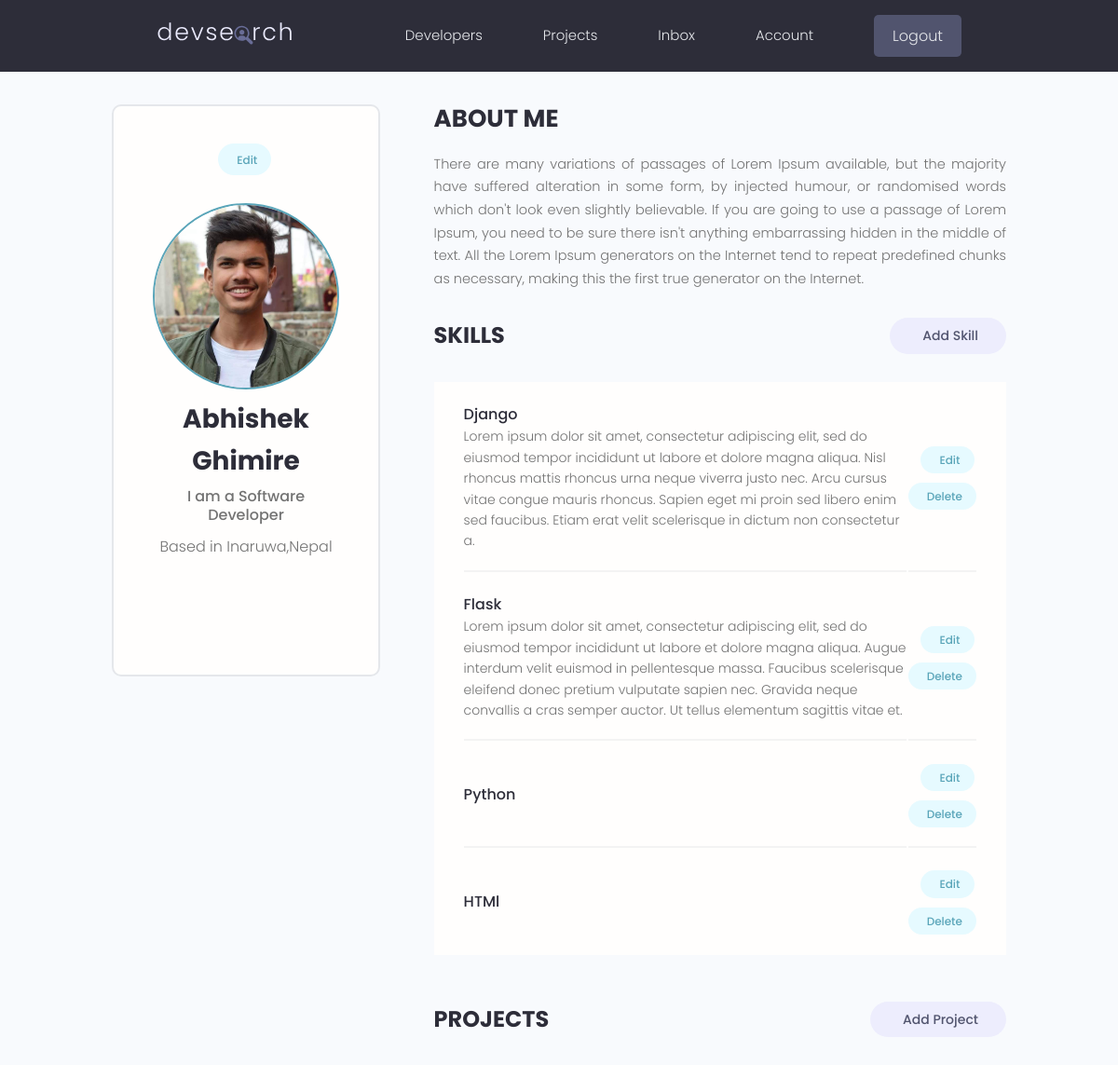
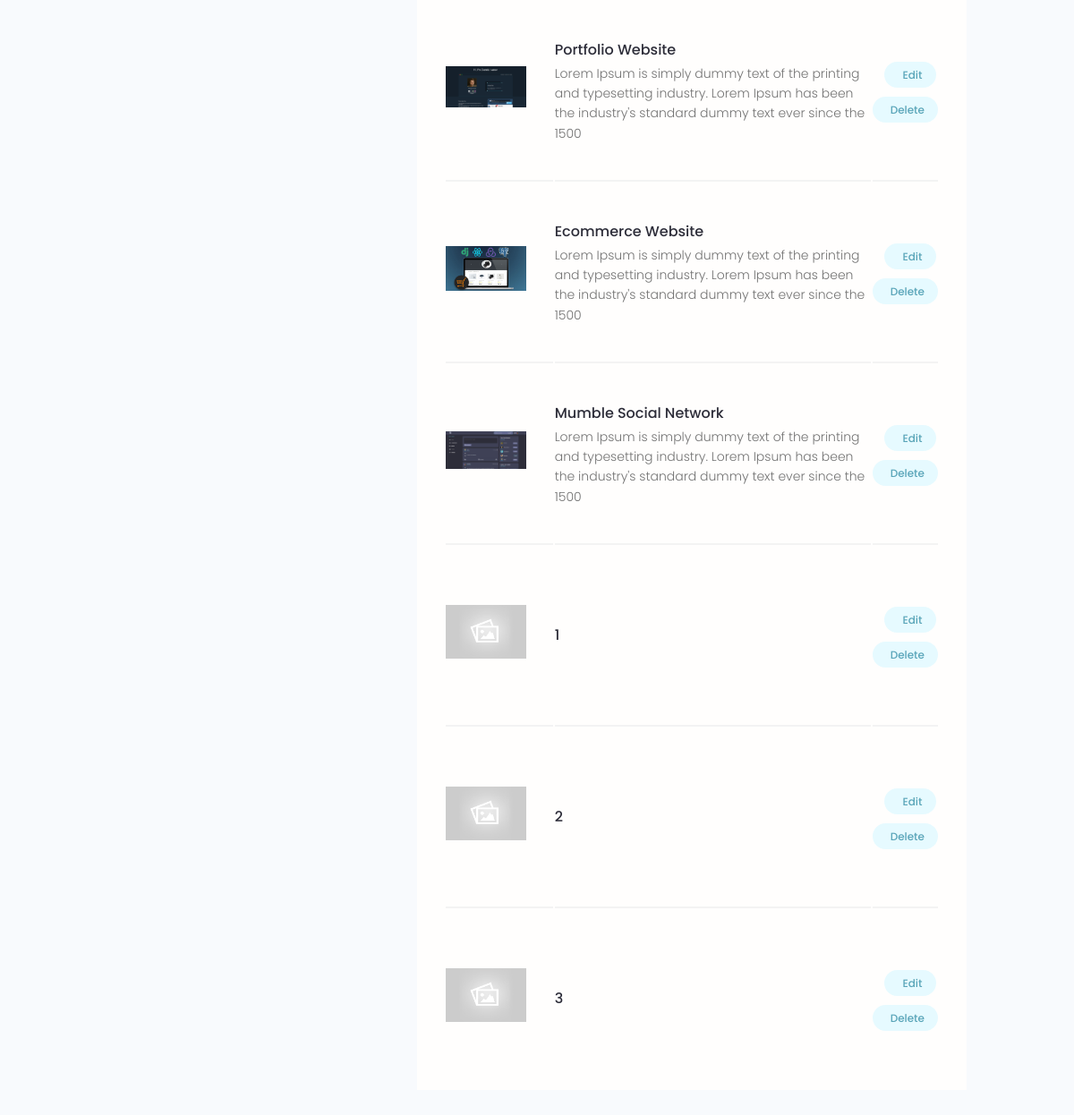
The app's page /account/ (signed in) with its own data (2 pictures, top to bottom).
### users/models.py (models this page shows, shortened)
class Profile(models.Model):
    user = models.OneToOneField(User,on_delete=models.CASCADE,null=True,blank=True)
    name = models.CharField(max_length=200,null=True,blank=True)
    username = models.CharField(max_length=200,null=True,blank=True)
    email = models.EmailField(max_length=200,null=True,blank=True)
    short_intro = models.CharField(max_length=200,null=True,blank=True)
    location = models.CharField(max_length=200,null=True,blank=True)
    bio = models.TextField(null=True,blank=True)
    profile_image = models.ImageField(null=True,blank=True,upload_to='profiles/',default="profiles/user-default.png")
    social_github = models.CharField(max_length=500,null=True,blank=True)
    social_twitter = models.CharField(max_length=500,null=True,blank=True)
    social_website = models.CharField(max_length=500,null=True,blank=True)
    social_linkedin = models.CharField(max_length=500,null=True,blank=True)
    social_facebook = models.CharField(max_length=500,null=True,blank=True)
    created = models.DateTimeField(auto_now_add=True)
    id = models.UUIDField(default=uuid.uuid4,unique=True,primary_key=True,editable=False)
    @property
    def imageURL(self):
        try:
            url = self.profile_image.url
        except:
            url = ""
        return url
    class Meta:
        ordering = ['created']

class Skill(models.Model):
    owner = models.ForeignKey(Profile,null=True,blank=True,on_delete=models.CASCADE)
    name = models.CharField(max_length=200,null=True,blank=True)
    description = models.TextField(null=True,blank=True)
    created = models.DateTimeField(auto_now_add=True)
    id = models.UUIDField(default=uuid.uuid4,primary_key=True,editable=False,unique=True)

### projects/models.py (models this page shows, shortened)
class Project(models.Model):
    owner = models.ForeignKey(Profile,null=True,blank=True,on_delete=models.CASCADE)
    title = models.CharField(max_length=200)
    description = models.TextField(null=True,blank=True)
    featured_image = models.ImageField(null=True,blank=True,default="default.jpg")
    demo_link = models.CharField(max_length=2000,null=True,blank=True)
    source_link = models.CharField(max_length=2000,null=True,blank=True)
    tags = models.ManyToManyField('Tag',blank=True)
    vote_total = models.IntegerField(default=0,null=True,blank=True)
    vote_ratio = models.IntegerField(default=0,null=True,blank=True)
    created = models.DateTimeField(auto_now_add=True)
    id = models.UUIDField(default=uuid.uuid4,unique=True,primary_key=True,editable=False)
    @property
    def imageURL(self):
        try:
            url = self.featured_image.url
        except:
            url= ""
        return url
    class Meta:
        ordering = ['-vote_ratio','-vote_total','title']

### users/views.py (the view)
# urls.py: path('account/',views.userAccount,name="account"),
@login_required(login_url='login')
def userAccount(request):
    profile = request.user.profile
    skills = profile.skill_set.all()
    projects = profile.project_set.all()
    context = {'profile':profile,'skills':skills,'projects':projects}
    return render(request,'users/account.html',context)

### users/templates/users/account.html (shortened to what this page needs)
{% extends 'main.html' %}
{% block content %}
<main class="settingsPage profile my-md">
  <div class="container">
    <div class="layout">
      <div class="column column--1of3">
        <div class="card text-center">
          <div class="card__body dev">
            <a class="tag tag--pill tag--main settings__btn" href="{% url 'edit-account' %}">
              Edit</a>
            <img class="avatar avatar--xl dev__avatar" src="{{profile.imageURL}}" />
            <h2 class="dev__name">{{profile.name}}</h2>
            <p class="dev__title">{{profile.short_intro}}</p>
            <p class="dev__location">Based in {{profile.location}}</p>
            <ul class="dev__social">
            </ul>
          </div>
        </div>
      </div>
      <div class="column column--2of3">
        <div class="devInfo">
          <h3 class="devInfo__title">About Me</h3>
          <p class="devInfo__about">{{profile.bio}}</p>
        </div>
        <div class="settings">
          <h3 class="settings__title">Skills</h3>
          <a class="tag tag--pill tag--sub settings__btn tag--lg" href="{% url 'create-skill' %}"> Add Skill</a>
        </div>
        <table class="settings__table">
          {% for skill in skills %}
          <tr>
            <td class="settings__tableInfo">
              <h4>{{skill.name}}</h4>
              <p>
                {{skill.description}}
              </p>
            </td>
            <td class="settings__tableActions">
              <a class="tag tag--pill tag--main settings__btn" href="{% url 'edit-skill' skill.id %}"> Edit</a>
              <a class="tag tag--pill tag--main settings__btn" href="{% url 'delete-skill' skill.id %}?next=/account">
                Delete</a>
            </td>
          </tr>
          {% endfor %}
        </table>
        <div class="settings">
          <h3 class="settings__title">Projects</h3>
          <a class="tag tag--pill tag--sub settings__btn tag--lg" href="{% url 'create-project' %}"> Add Project</a>
        </div>
        <table class="settings__table">
          {% for project in projects %}
          <tr>
            <td class="settings__thumbnail">
              <a href="{% url 'project' project.id %}"><img src="{{project.imageURL}}" alt="Project Thumbnail" /></a>
            </td>
            <td class="settings__tableInfo">
              <a href="{% url 'project' project.id %}">{{project.title}}</a>
              <p>{{project.description|slice:"150"}}</p>
            </td>
            <td class="settings__tableActions">
              <a class="tag tag--pill tag--main settings__btn" href="{% url 'update-project' project.id %}"> Edit</a>
              <a class="tag tag--pill tag--main settings__btn"
                href="{% url 'delete-project'  project.id %}?next=/account">
                Delete</a>
            </td>
          </tr>
          {% endfor %}
        </table>
      </div>
    </div>
  </div>
</main>
{% endblock %}

### static/styles/app.css (style rules this page uses)
:root { --color-sub: #2d2d39; }
.card { border: 2px solid var(--color-light); }
img { width: 100%; }
.profile .card > .dev { padding: 4rem; }
.dev__avatar { display: block; margin: auto; }
.dev__name { color: var(--color-sub); font-size: 2.8rem; font-weight: 700; margin-top: 1rem; margin-bottom: 0.5rem; }
.dev__title { font-size: 1.6rem; font-weight: 500; line-height: 1.3; }
.dev__location { margin-top: 1rem; }
.dev__social { margin: 3rem 0; list-style: none; display: flex; justify-content: center; gap: 1.5rem; }
.devInfo { margin-bottom: 3rem; }
.devInfo__title, .devInfo__subtitle { font-size: 2.6rem; color: var(--color-sub); text-transform: uppercase; font-weight: 700; margin-bottom: 1.5rem; }
.devInfo__about, .devSkill__info { font-size: 1.45rem; line-height: 1.7; text-align: justify; }
.settingsPage .dev > .settings__btn { display: inline-block; margin-bottom: 3rem; }
.settings { display: flex; justify-content: space-between; align-items: center; }
.settings__title { font-size: 2.4rem; text-transform: uppercase; font-weight: 700; color: var(--color-sub); }
.settings__table { margin-top: 3rem; margin-bottom: 5rem; padding: 0 3rem; background: var(--color-white); }
.settings__table tr { width: 100%; }
.settings__table tr > td { padding: 2rem 0; }
.settings__table tr:not(:last-child) td { border-bottom: 2px solid var(--color-white-light); }
.settings__thumbnail { width: 23%; min-width: 10rem; }
.settings__thumbnail img { padding-right: 3rem; height: 15rem; object-fit: contain; }
.settings__tableInfo { width: 100%; }
.settings__tableInfo h4, .settings__tableInfo a { padding-right: 1rem; width: auto; font-size: 1.6rem; font-weight: 500; color: var(--color-sub); }
.settings__tableInfo p { font-size: 1.4rem; }
.settings__tableActions { text-align: right; }

### static/uikit/styles/modules/_variables.css (style rules this page uses)
:root { --color-main: #5aa5b9; --color-main-light: #e6faff; --color-sub: #3f4156; --color-sub-light: #51546e; --color-sub-lighter: #ededfd; --color-text: #737373; --color-gray: #8b8b8b; --color-light: #e5e7eb; --color-light-gray: #767676; --color-bg: #f8fafd; --color-white: #fffefd; --color-white-light: #f3f3f3; --color-success: #359e64; --color-success-bg: #def8e8; --color-error: #fc4b0b; --color-error-bg: #fff2ee; --font-base: 'Poppins', arial, helvetica, 'Segoe UI', roboto, ubuntu, sans-serif; --font-monospace: 'Fira Code', 'Courier New', courier, monospace; --font-regular: 300; --font-medium: 500; --font-bold: 700; --generic-shadow: 1px 1px 5px #00000010; --generic-transition: all 0.3s ease-in-out; }

### static/uikit/styles/modules/_base.css (style rules this page uses)
* { margin: 0; padding: 0; box-sizing: border-box; text-rendering: optimizeLegibility; color: inherit; font-size: inherit; }
html { font-size: 50%; }
@media only screen and (min-width: 480px) { html { font-size: 56.25%; } }
@media only screen and (min-width: 1200px) { html { font-size: 62.5%; } }
body { line-height: 1.6; font-weight: 400; font-size: 1.5rem; color: var(--color-text); background-color: var(--color-bg); min-height: 100vh; }

### static/uikit/styles/modules/_typography.css (style rules this page uses)
* { font-family: var(--font-base); }
h2 { font-size: 3.6rem; font-weight: var(--font-bold); }
h3 { font-size: 3.2rem; font-weight: var(--font-medium); }
h4 { font-size: 2.8rem; font-weight: var(--font-medium); }
p, span, strong { font-size: 1.6rem; color: var(--color-text); font-weight: var(--font-regular); }
a { padding-bottom: 2px; text-decoration: none; display: inline-block; color: var(--color-main); font-weight: var(--font-medium); }

### static/uikit/styles/modules/_utilities.css (style rules this page uses)
.container { width: 92%; max-width: 165rem; margin: 0 auto; box-sizing: border-box; }
@media screen and (min-width: 1000px) { .container { width: 90%; } }
@media screen and (min-width: 1200px) { .container { width: 80%; } }
.text-center { text-align: center; }
.my-md { margin: 3rem auto; }

### static/uikit/styles/modules/_avatar.css (style rules this page uses)
.avatar { border-radius: 50%; border: 2px solid var(--color-main); object-fit: cover; }
.avatar--xl { height: 20rem; width: 20rem; }

### static/uikit/styles/modules/_card.css (style rules this page uses)
.card { border-radius: 1rem; background-color: var(--color-white); border: 1.5px solid var(--color-light); width: auto; height: auto; margin-top: 0.5rem; margin-bottom: 0.5rem; overflow: hidden; }
.card__body, .card__header { padding: 2rem 2.5rem; }

### static/uikit/styles/modules/_layout.css (style rules this page uses)
.layout { display: flex; flex-flow: row wrap; justify-content: space-between; }
.layout > .column { margin-bottom: 3rem; }
.layout > .column.column--1of3 { flex-basis: 30%; }
.layout > .column.column--2of3 { flex-basis: 64%; }

### records on screen
Profile: imageURL (picture), name "Abhishek Ghimire", short_intro "I am a Software Developer", location "Inaruwa,Nepal", bio "There are many variations of passages of Lorem Ipsum available, but the majority have suffered alteration in some form, by injected humour, or randomised words which don't look even slightly believable. If you are going to use a passage of Lorem Ipsum, you need to be sure there isn't anything embarrassing hidden in the middle of text. All the Lorem Ipsum generators on the Internet tend to repeat predefined chunks as necessary, making this the first true generator on the Internet."
Skill: name "Django", description "Lorem ipsum dolor sit amet, consectetur adipiscing elit, sed do eiusmod tempor incididunt ut labore et dolore magna aliqua. Nisl rhoncus mattis rhoncus urna neque viverra justo nec. Arcu cursus vitae congue mauris rhoncus. Sapien eget mi proin sed libero enim sed faucibus. Etiam erat velit scelerisque in dictum non consectetur a."
Skill: name "Flask", description "Lorem ipsum dolor sit amet, consectetur adipiscing elit, sed do eiusmod tempor incididunt ut labore et dolore magna aliqua. Augue interdum velit euismod in pellentesque massa. Faucibus scelerisque eleifend donec pretium vulputate sapien nec. Gravida neque convallis a cras semper auctor. Ut tellus elementum sagittis vitae et."
Skill: name "Python"
Skill: name "HTMl"
Project: imageURL (picture), title "Portfolio Website", description "Lorem Ipsum is simply dummy text of the printing and typesetting industry. Lorem Ipsum has been the industry's standard dummy text ever since the 1500"
Project: imageURL (picture), title "Ecommerce Website", description "Lorem Ipsum is simply dummy text of the printing and typesetting industry. Lorem Ipsum has been the industry's standard dummy text ever since the 1500"
Project: imageURL (picture), title "Mumble Social Network", description "Lorem Ipsum is simply dummy text of the printing and typesetting industry. Lorem Ipsum has been the industry's standard dummy text ever since the 1500"
Project: imageURL (placeholder picture), title "1"
Project: imageURL (placeholder picture), title "2"
Project: imageURL (placeholder picture), title "3"
